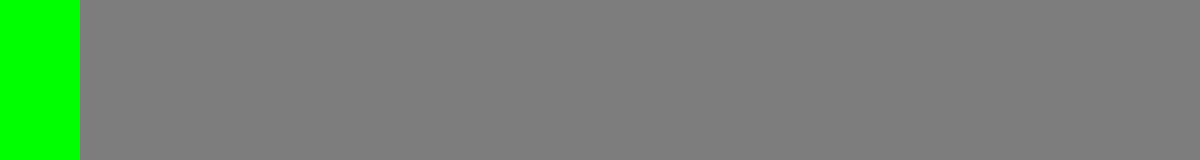
Frame 1 (no input)
Frame 60 (the mouse pressed at the canvas centre just before this capture): identical to frame 1, image omitted
Frame 120 (the mouse held since frame 60 and released just before this capture): identical to frame 1, image omitted

The Processing sketch that drew this single still picture (run headless with seeded random() and noise(); from frame 60 on, the mouse is pressed at the canvas centre):

// Processing sketch: Car_Queue
// ── Car_Queue.pde
CarQueue carQueue;

void setup(){
  size(1500,200);
  carQueue = new CarQueue(15);
}

void draw(){
  background(125);
  noStroke();
  fill(0,255,0);
  rect(0,0, 100, height);
  carQueue.draw();
}

void fillQueue(int amount){
  for(int i = 0; i < amount; i++) carQueue.addCar();
}

void clearQueue(int amount){
  for(int i= 0; i < amount; i++) carQueue.removeCar();
}

void keyPressed(){
  if(key == '+'){
    carQueue.addCar();
  }
  else if(key == '-'){
    carQueue.removeCar();
  }
  else if(key == 'a'){
    fillQueue(100000);
  }
  else if(key == 'r'){
    clearQueue(100000);
  }
  println(carQueue.cars.length);
  //println(carQueue);
}

// ── Car.pde
class Car{
  int number;
  int queuePos;
  color col;
  
  Car(int number, int queuePos){
    this.number = number;
    this.queuePos = queuePos;
    this.col = color((int)random(0,255), (int)random(0,255),(int)random(0,255));
  }
  
  void moveForward(){
    this.queuePos --;
  }
  
  void draw(){
    noStroke();
    fill(col);
    rect(queuePos * 100 + 10, 50, 80, 50);
    rect(queuePos * 100 + 25, 30, 60, 20);
    fill(0);
    circle(queuePos * 100 + 30, 100, 20);
    circle(queuePos * 100 + 30 + 40, 100, 20);
    fill(255);
    circle(queuePos * 100 + 30, 100, 5);
    circle(queuePos * 100 + 30 + 40, 100, 5);
    fill(0);
    textAlign(CENTER);
    text("Car: " + number, queuePos * 100 + 50, 150);
  }
  
  String toString(){
    return "Car: "+ number + ", Queue: " + queuePos;
  }
}

// ── CarQueue.pde
class CarQueue{
  int totalCars;
  Car[] cars;
  
  CarQueue(int length){
    this.cars = new Car[length];
    this.totalCars = 0;
  }
  
  void draw(){
    for(int i = 0;i < cars.length; i++){
      if(cars[i] != null){
        cars[i].draw();
      }
    }
  }
  
  void addCar(){
    int i = 0;
    for(; i < cars.length; i++){
      if(cars[i] == null){
        totalCars ++;
        cars[i] = new Car(totalCars, i);
        return;
      }
    }
    
    if(i == cars.length){
      println("test");
      Car[] newCars = new Car[cars.length * 2];
      for(int j = 0; j < cars.length; j++){
        newCars[j] = cars[j];
      }
      totalCars++;
      newCars[cars.length] = new Car(totalCars, cars.length);      
      cars = newCars;
    }
  }
  
  void removeCar(){
    for(int i = 1; i < cars.length; i++){
      cars[i-1] = cars[i];
      if(cars[i] != null){
        cars[i].moveForward();
      }
    }
    
    cars[cars.length -1] = null;
    
    if(cars[cars.length / 2] == null && cars.length > 5){
      Car[] newCars = new Car[cars.length / 2];
      for(int i = 0; i < cars.length; i++){
        if(cars[i] == null) break;
        else newCars[i] = cars[i];
      }
      
      cars = newCars;
    }
  }
  
  String toString(){
    String output = "";
    
    for(int i = 0; i < cars.length; i++){
      if(cars[i] != null){
        output += cars[i].toString() + " | ";
      }
    }
    
    return output;
  }
}
